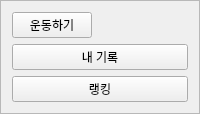
                  <widget class="QFrame" name="frame_8">
                   <property name="sizePolicy">
                    <sizepolicy hsizetype="Preferred" vsizetype="Preferred">
                     <horstretch>0</horstretch>
                     <verstretch>0</verstretch>
                    </sizepolicy>
                   </property>
                   <property name="frameShape">
                    <enum>QFrame::StyledPanel</enum>
                   </property>
                   <property name="frameShadow">
                    <enum>QFrame::Raised</enum>
                   </property>
                   <layout class="QVBoxLayout" name="verticalLayout_3">
                    <item>
                     <widget class="QPushButton" name="btn_workout">
                      <property name="sizePolicy">
                       <sizepolicy hsizetype="Fixed" vsizetype="Minimum">
                        <horstretch>0</horstretch>
                        <verstretch>0</verstretch>
                       </sizepolicy>
                      </property>
                      <property name="text">
                       <string>운동하기</string>
                      </property>
                     </widget>
                    </item>
                    <item>
                     <widget class="QPushButton" name="btn_record">
                      <property name="sizePolicy">
                       <sizepolicy hsizetype="Minimum" vsizetype="Minimum">
                        <horstretch>0</horstretch>
                        <verstretch>0</verstretch>
                       </sizepolicy>
                      </property>
                      <property name="text">
                       <string>내 기록</string>
                      </property>
                     </widget>
                    </item>
                    <item>
                     <widget class="QPushButton" name="btn_rank">
                      <property name="sizePolicy">
                       <sizepolicy hsizetype="Minimum" vsizetype="Minimum">
                        <horstretch>0</horstretch>
                        <verstretch>0</verstretch>
                       </sizepolicy>
                      </property>
                      <property name="text">
                       <string>랭킹</string>
                      </property>
                     </widget>
                    </item>
                   </layout>
                  </widget>
